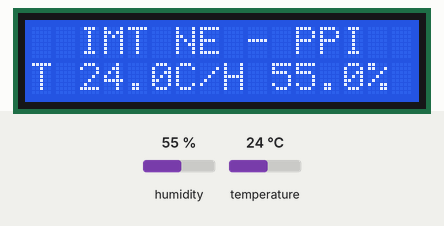
Recording of a sketch running on a simulated Arduino Uno, built with avr-gcc and run on an emulated ATmega328P. Shown: 16×2 character LCD. Inputs (shaded band) come from the test bench; at power-on: humidity 55 %, temperature 24 °C.

Above: at 2.7 s.
2.8 s: humidity set to 22 %
At 5.4 s:
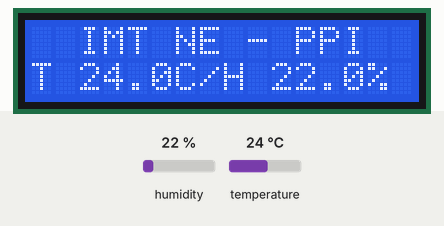
5.8 s: temperature set to 12 °C
At 7.1 s:
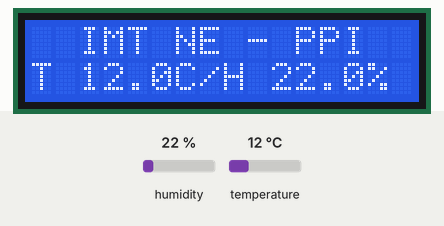
12.2 s: humidity set to 40 %
At 13.2 s:
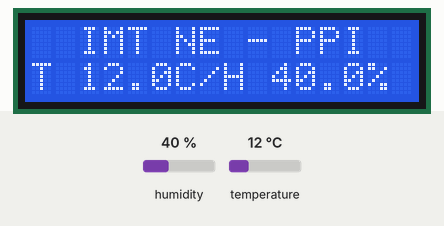
15.2 s: temperature set to 19 °C
At 17.7 s:
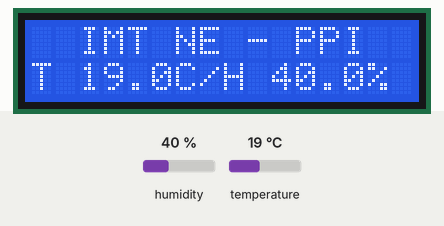
Timing chart, 0 to 19.2 s (numbered marks = the images above; inputs shaded):
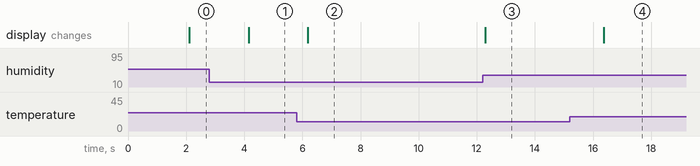

The sketch:

lcd_i2c_dht22.ino
```cpp
#include <Wire.h>
#include <LiquidCrystal_AIP31068_I2C.h>
#include <DHT.h>

LiquidCrystal_AIP31068_I2C lcd(0x3E, 16, 2);
DHT dht(A0, DHT22);

void setup()
{
    Wire.begin();
    lcd.begin(16, 2);
    dht.begin();

    lcd.clear();
    lcd.setCursor(2, 0);
    lcd.print("IMT NE - PPI");
}

void loop()
{
    delay(2000);

    float temperature = dht.readTemperature();
    float humidite = dht.readHumidity();

    // Effacer uniquement la deuxieme ligne
    lcd.setCursor(0, 1);
    lcd.print("                ");
    lcd.setCursor(0, 1);

    if (isnan(temperature) || isnan(humidite))
    {
        lcd.print("Erreur capteur");
        return;
    }

    lcd.print("T ");
    lcd.print(temperature, 1);
    lcd.print("C/H ");
    lcd.print(humidite, 1);
    lcd.print("%");
}
```

Measured:
- after the input at 2.8 s, the display: changes after 1.3 s (image 1)
- after the input at 5.8 s, the display: changes after 0.39 s (image 2)
- after the input at 12.2 s, the display: changes after 0.09 s (image 3)
- after the input at 15.2 s, the display: changes after 1.2 s (image 4)
